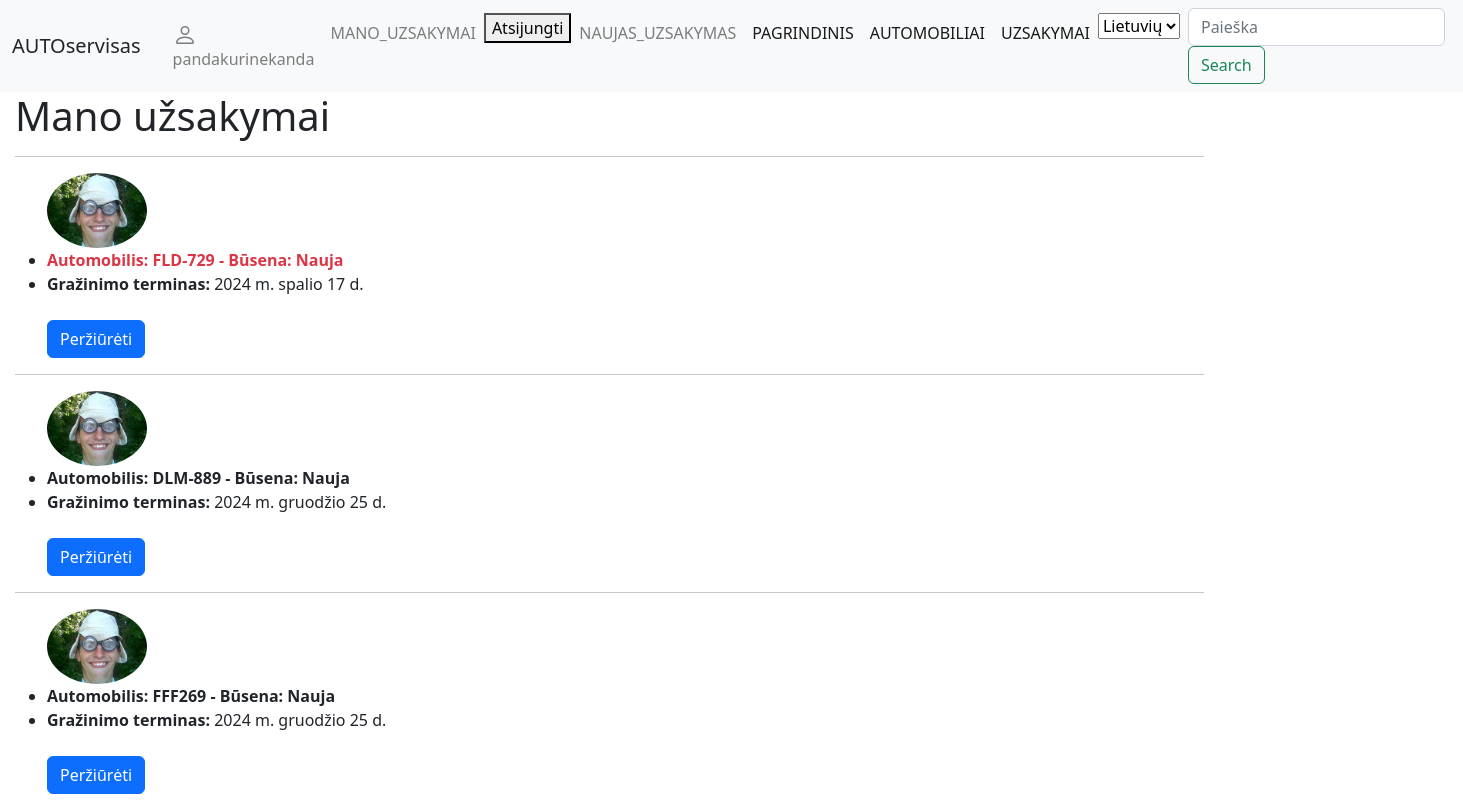
The page /autoservice/mano_uzsakymai/ (signed in) on the database its author committed.
### autoservice/models.py (models this page shows, shortened)
class Order(models.Model):
    @property
    def is_overdue(self):
        if self.return_date and date.today() > self.return_date:
            return True
        return False
    STATUS_CHOICES = [
        ('NEW', _('New')),
        ('IN_PROGRESS', _('In Progress')),
        ('COMPLETED', _('Completed')),
        ('CANCELLED', _('Cancelled')),
    ]
    id = models.UUIDField(primary_key=True, default=uuid.uuid4, help_text=_('Unique order ID'))
    customer = models.ForeignKey('auth.User', on_delete=models.SET_NULL, null=True, blank=True)
    return_date = models.DateField(null=True, blank=True)
    date = models.DateTimeField(_('Date'), help_text=_('Enter the order date'), null=True, blank=True)
    description = HTMLField(_('Description'), blank=True, null=True, help_text=_('Enter the car model description'))
    car = models.ForeignKey(Car, on_delete=models.SET_NULL, null=True, help_text=_('Select the car for the order'))
    status = models.CharField(
        _('Status'),
        max_length=20,
        choices=STATUS_CHOICES,
        default='NEW',
        help_text=_('Select the order status')
    )
    class Meta:
        ordering = ['-date']
        verbose_name = _('Order')
        verbose_name_plural = _('Orders')

class Profilis(models.Model):
    user = models.OneToOneField(User, on_delete=models.CASCADE)
    nuotrauka = models.ImageField(default="profile_pics/default.png", upload_to="profile_pics")
    class Meta:
        verbose_name = _('Profile')
        verbose_name_plural = _('Profiles')

class Car(models.Model):
    license_plate = models.CharField(_('License Plate'), max_length=20, help_text=_('Enter the car license plate'))
    vin = models.CharField(_('VIN Code'), max_length=50, help_text=_('Enter the car VIN code'))
    customer = models.CharField(_('Customer'), max_length=100, help_text=_('Enter the customer name or company'))
    description = HTMLField(_('Description'), blank=True, null=True, help_text=_('Enter the car model description'))
    car_model = models.ForeignKey(CarModel, on_delete=models.SET_NULL, null=True, help_text=_('Select the car model'))
    cover = models.ImageField(_('Photo'), upload_to='covers', null=True)
    class Meta:
        verbose_name = _('Car')
        verbose_name_plural = _('Cars')

### autoservice/views.py (the view, shortened to what this page needs)
# urls.py: path('mano_uzsakymai/', views.KlientoUzsakymuSarasas.as_view(), name='mano-uzsakymai'),
class KlientoUzsakymuSarasas(FormMixin, LoginRequiredMixin, generic.ListView):
    model = Order
    template_name = 'vartotojo_uzsakymai.html'
    paginate_by = 10
    form_class = OrderReviewForm
    def get_queryset(self):
        return Order.objects.filter(customer=self.request.user).order_by('-date')

### autoservice/forms.py
class OrderReviewForm(forms.ModelForm):
    class Meta:
        model = OrderReview
        fields = ('content', 'order', 'reviewer',)
        widgets = {'order': forms.HiddenInput(), 'reviewer': forms.HiddenInput()}

### autoservice/templates/vartotojo_uzsakymai.html
{% extends "base.html" %}
{% load i18n %}
{% block content %}
    <h1>Mano užsakymai</h1>
    {% if order_list %}
        {% for uzsakymas in order_list %}
            <hr>
            <ul>
                {% if uzsakymas.customer.profilis.nuotrauka %}
                    <img class="rounded-circle" src="{{ uzsakymas.customer.profilis.nuotrauka.url }}" width="100" height="75" alt="Profilio nuotrauka">
                {% else %}
                    <p>Profilio nuotrauka nėra.</p>
                {% endif %}
                <li>
                    <strong class="{% if uzsakymas.is_overdue %}text-danger{% endif %}">
                        Automobilis: {{ uzsakymas.car.license_plate }} - Būsena: {{ uzsakymas.get_status_display }}
                    </strong>
                </li>
                <li>
                    <strong>Gražinimo terminas:</strong> {{ uzsakymas.return_date }}
                </li>
                <br>
                <a class="btn btn-primary" href="{% url 'mano-uzsakymas' uzsakymas.pk %}" role="button">{% trans "View" %}</a>
            </ul>
        {% endfor %}
    {% else %}
        <p>Nėra užsakymų.</p>
    {% endif %}
{% endblock %}

### autoservice/templates/base.html (shortened to what this page needs)
<!DOCTYPE html>
<html lang="en">
{% load i18n %}
<head>
  <link rel="stylesheet" href="https://stackpath.bootstrapcdn.com/bootstrap/4.1.3/css/bootstrap.min.css">
  <link rel="stylesheet" href="https://cdn.jsdelivr.net/npm/bootstrap@5.2.3/dist/css/bootstrap.min.css">
  {% load static %}
  <link rel="stylesheet" href="{% static 'css/styles.css' %}">
</head>
<body>
    <nav class="navbar navbar-expand-lg navbar-light bg-light">
      <div class="container-fluid">
        <a class="navbar-brand">AUTOservisas</a>
        <ul class="navbar-nav mx-2">
                    {% if user.is_authenticated %}
            <li class="nav-item"><a class="nav-link" href="{% url 'profilis' %}">
            {{ user.get_username }}</a></li>
            <li class="nav-item"><a class="nav-link" href="{% url 'mano-uzsakymai'%}">{% trans "MY_ORDERS" %}</a></li>
            <li class="nav-item">
              <form method="post" action="{% url 'logout' %}">
                <button type="submit">{% trans "Logout" %}</button>
              </form>
            </li>
          {% else %}
            <li class="nav-item"><a class="nav-link" href="{% url 'login'%}">{% trans "LOGIN" %}</a></li>
            <li class="nav-item"><a class="nav-link" href="{% url 'register'%}">{% trans "REGISTER" %}</a></li>
          {% endif %}
            <li class="nav-item"><a class="nav-link" href="{% url 'mano-uzsakymas-new'%}?next=/autoservice">{% trans "NEW_ORDER" %}</a></li>
          <li class="nav-item active"><a class="nav-link" href="{% url 'index' %}">{% trans "HOMEPAGE" %}</a></li>
          <li class="nav-item active"><a class="nav-link" href="{% url 'automobiliai' %}">{% trans "CARS" %}</a></li>
          <li class="nav-item active"><a class="nav-link" href="{% url 'uzsakymai' %}">{% trans "ORDERS" %}</a></li>
      <form action="{% url 'set_language' %}" method="post">
        <select name="language" onchange="this.form.submit()">
          {% load static %}
          {% get_current_language as LANGUAGE_CODE %}
          {% get_available_languages as LANGUAGES %}
          {% for lang in LANGUAGES %}
          <option style="background-image: url({% static 'img/lt.png' %});" value="{{ lang.0 }}" {% if lang.0 == LANGUAGE_CODE %} selected="selected" {% endif %}>
            {{ lang.1 }}
          </option>
          {% endfor %}
        </select>
      </form>
        </ul>
        <form class="form-inline my-2 my-lg-0" action="{% url 'search' %}" method="get">
          <input class="form-control me-2" name="query" class="form-control" type="text" placeholder="Paieška">
          <button class="btn btn-outline-success" type="submit">Search</button>
        </form>
      </div>
    </nav>
      <div class="col-sm-10 ">
        {% block content %}
        {% endblock %}
      </div>
</body>
</html>

### rows shown on the page
Order: customer.profilis.nuotrauka (picture), car.license_plate "FLD-729", status "Nauja", return_date "2024 m. spalio 17 d."
Order: customer.profilis.nuotrauka (picture), car.license_plate "DLM-889", status "Nauja", return_date "2024 m. gruodžio 25 d."
Order: customer.profilis.nuotrauka (picture), car.license_plate "FFF269", status "Nauja", return_date "2024 m. gruodžio 25 d."

### other values the page prints
{{ user.get_username }} "pandakurinekanda"
form field language "Lietuvių"
